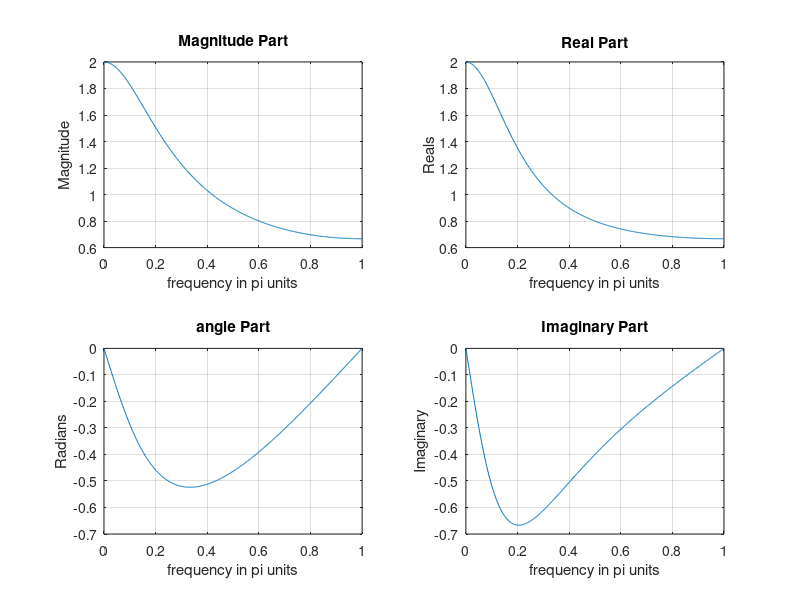

Recreate this plot in MATLAB.
w=[0:1:500]*pi/500;%([0,pi]).w là omega .
X= exp(j*w)./ (exp(j*w) - 0.5*ones(1,501));
magX= abs(X); angX= angle(X);realX=real(X);imagX= imag(X);
subplot(2,2,1);plot(w/pi,magX);grid
xlabel('frequency in pi units'); title ('Magnitude Part'); ylabel('Magnitude')
subplot(2,2,3);plot(w/pi,angX) ; grid
xlabel('frequency in pi units'); title ('angle Part'); ylabel('Radians')
subplot(2,2,2);plot(w/pi,realX) ; grid
xlabel('frequency in pi units'); title ('Real Part'); ylabel('Reals');
subplot(2,2,4);plot(w/pi,imagX) ; grid
xlabel('frequency in pi units'); title ('Imaginary Part'); ylabel('Imaginary')
